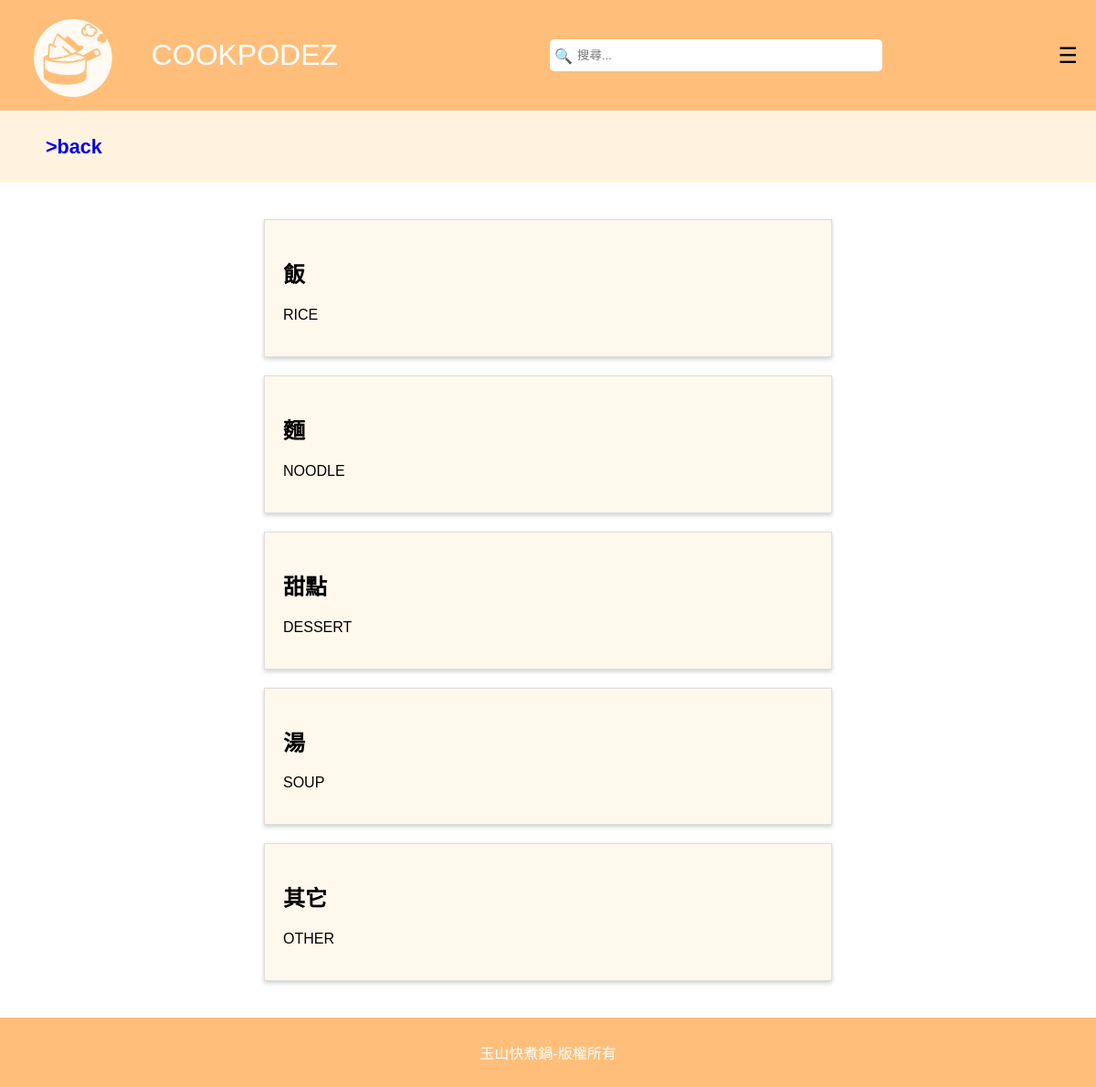
The page /members/ on the database its author committed.
### members/models.py (models this page shows, shortened)
class Re_class(models.Model):
    name=models.CharField(max_length=255,null=True)
    e_name=models.CharField(max_length=255,null=True)

### members/views.py (the view)
# urls.py: path('members/', views.members, name='members'),
def members(request):
    mymembers = Member.objects.all().values()
    re_class = Re_class.objects.all().values()
    template = loader.get_template('members.html')
    all_class = Re_class.objects.all().values()
    context={
        'mymembers':mymembers,
        're_class':re_class,
        'all_class':all_class,
    }
    return HttpResponse(template.render(context,request))

### members/templates/members.html (shortened to what this page needs)
<!DOCTYPE html>
<html lang="zh-Hant">
<head>
</head>
<body>
  <div class="header">
    <div class="logo">
        <img src="\media\members_pictures\export.png" style="height: 100px;">
        <p><a href="/" style="color: #ffffff;" >COOKPODEZ</a></p>
    </div>
    <div class="search-box">
        <span class="search-icon">🔍</span>
        <input type="text" id="search" placeholder="搜尋..." >
    </div>
    <div class="menu-container">
        <div class="menu-icon">☰</div>
    </div>
  </div>
<div class="AA">
  <p><a href="/" style="font-weight:bolder;">>back</a></p>
</div>
<div class="content">
    <ul class="recipe-list">
      {% for x in re_class %}
        <li class="recipe-item">
            <a href="/all_class/{{ x.id }}" style="color: black;">
              <div class="recipe-content">
                  <h2>{{x.name}}</h2>
                  <p>{{x.e_name}}</p>
              </div>
            </a>
        </li>
      {% endfor %}
    </ul>
  </div>
<div class="footer">
  <p>玉山快煮鍋-版權所有</p>
</div>
</body>
</html>

### members/templates/members.html (style rules this page uses)
body { font-family: Arial, sans-serif; margin: 0; padding: 0; background-color: #fff3e0; }
a { text-decoration:none; }
.header { display: flex; justify-content: space-between; align-items: center; background-color: #ffbf7b; padding: 10px 20px; }
.header .logo { display: flex; align-items: center; font-size: 2em; color: white; }
.header .logo img { height: 100px; margin-right: 10px; }
.header .logo p { margin-left: 20px; }
.search-box { position: relative; flex-grow: 1; margin: 0 20%; }
.search-box input[type='text'] { width: 100%; padding: 10px 10px 10px 30px; border: none; border-radius: 5px; }
.search-box .search-icon { position: absolute; left: 5px; top: 50%; transform: translateY(-50%); color: #333; pointer-events: none; }
.menu-icon { font-size: 1.5em; cursor: pointer; }
.content { padding: 20px; background-color: #fff; }
.recipe-list { list-style-type: none; padding: 0; margin: 0; }
.recipe-item { background-color: #fff8ec; border: 1px solid #ddd; padding: 20px; margin: 20px auto; box-shadow: 0 2px 5px rgba(0, 0, 0, 0.2); width: 50%; height: auto; overflow: hidden; }
.recipe-content { position: relative; }
.footer { background-color: #ffbf7b; color: white; text-align: center; padding: 10px 20px; }
.AA { font-size: 1.35em; padding: 5px 5px 5px 50px; }
.menu-container { position: relative; display: inline-block; }

### rows shown on the page
Re_class: name "飯", e_name "RICE"
Re_class: name "麵", e_name "NOODLE"
Re_class: name "甜點", e_name "DESSERT"
Re_class: name "湯", e_name "SOUP"
Re_class: name "其它", e_name "OTHER"
